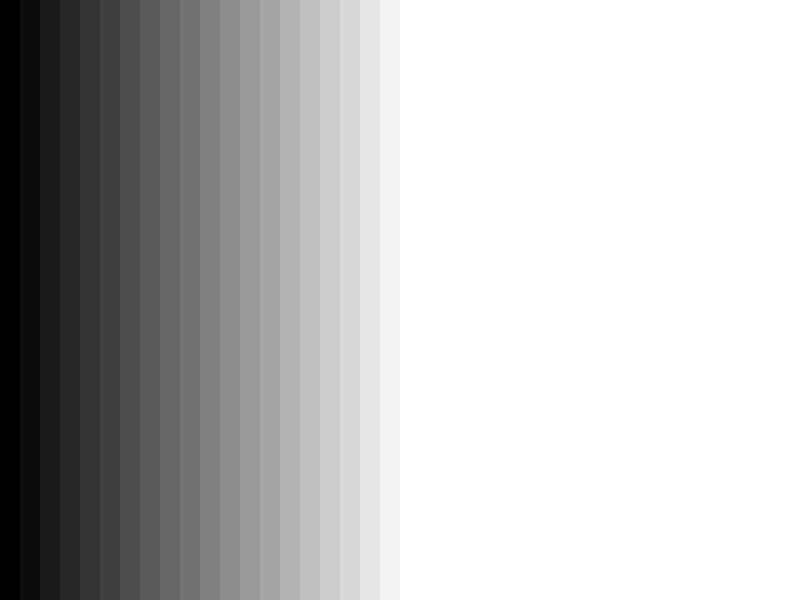
Frame 1 (no input)
Frame 60 (the mouse pressed at the canvas centre just before this capture): identical to frame 1, image omitted
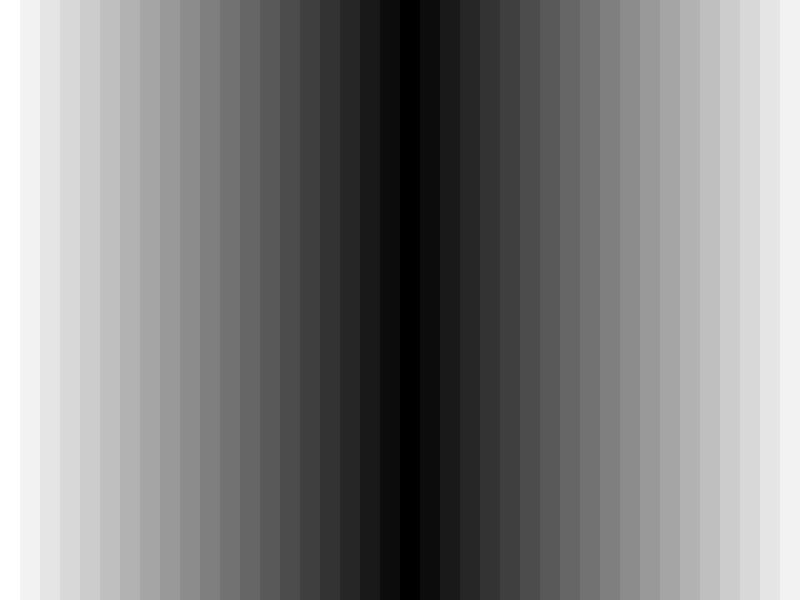
Frame 120 (the mouse held since frame 60 and released just before this capture)

The Processing sketch that drew these frames (run headless with seeded random() and noise(); from frame 60 on, the mouse is pressed at the canvas centre):

// Processing sketch: sketch_0006_01_loop_mouse
// ── sketch_0006_01_loop_mouse.pde
void setup() {
  size(800, 600);
  noStroke();
}

void draw() {
  background(0);
  
  int i = 0; 
  while(i < width) {
    float distance = map(abs(mouseX - i), 0, 400, 0, 255);
    fill(distance);
    rect(i, 0, 20, height);
    i+=20;
  }
}
